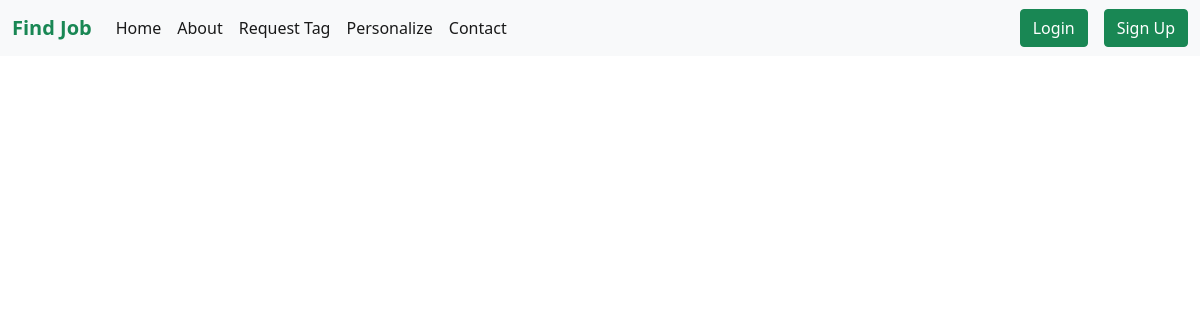
The app's page /, older data.
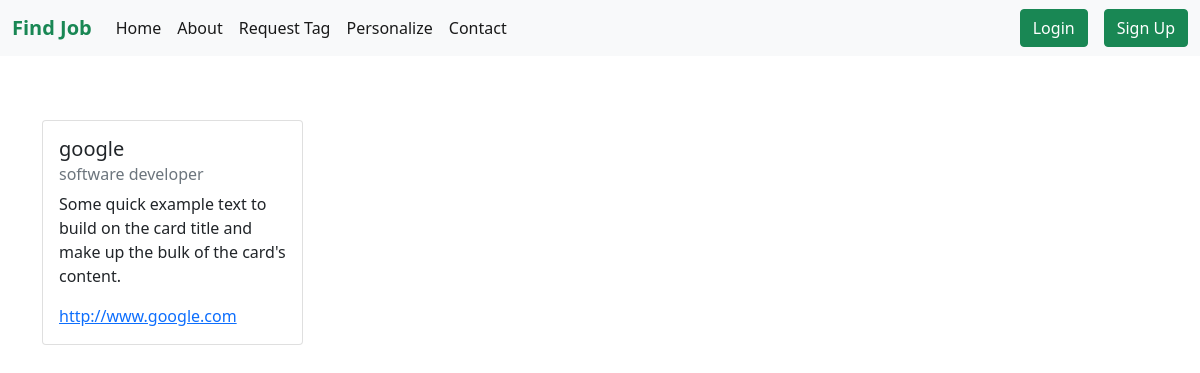
The same page, newer data.
### webscrap/models.py (models this page shows, shortened)
class jobDetails(models.Model):
    company_name = models.CharField(max_length=200)
    title = models.CharField(max_length=200)
    link= models.URLField(max_length=5000)
    description = models.TextField(null=True, blank=True)
    tag = models.ForeignKey(Tags, null=False, blank=False, on_delete=models.CASCADE) # foreign key
    date_of_entry = models.DateTimeField(auto_now_add=True)

### webscrap/views.py (the view)
# urls.py: path('', views.index, name='index'),
def index(request):
    alljobs=jobDetails.objects.all()
    return render(request,'webscrap/main.html',{'alljobs':alljobs})

### webscrap/templates/webscrap/main.html (shortened to what this page needs)
{% extends 'webscrap/basic.html' %}
{% block body %}
<div class="container">
  <div class="row gy-3 my-5">
    {% for item in alljobs%}
    <div class="col-sm-6 col-md-4 col-lg-3">
      <div class="card">
        <div class="card-body">
          <h5 class="card-title">{{item.company_name }}</h5>
          <h6 class="card-subtitle mb-2 text-muted">{{item.title }}</h6>
          <p class="card-text">Some quick example text to build on the card title and make up the bulk of the card's content.</p>
          <a href="{{item.link}}" class="card-link">{{item.link|slice:"0:30"}}</a>
        </div>
      </div>
    </div>
      {%endfor%}
      </div></div>
{%  endblock %}

Row changes from the older to the newer data that the page shows:
added jobDetails: company_name "google", title "software developer", link "http://www.google.com"
